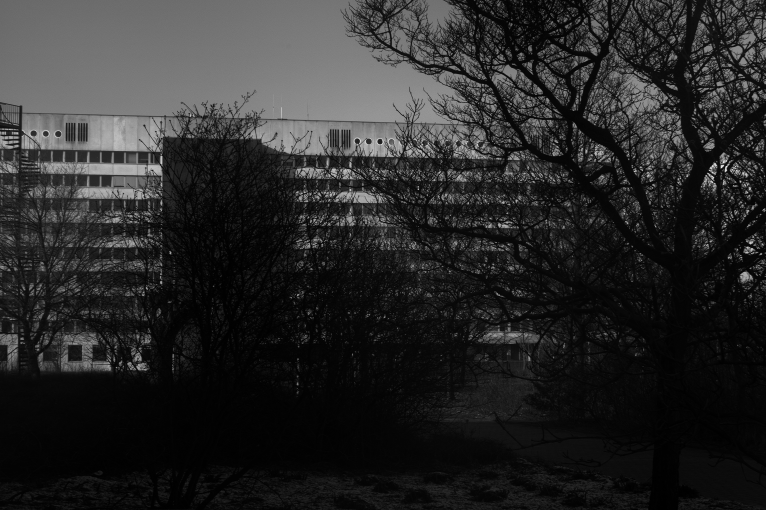
#> input picture ex1/images/imk00001.tiff, 1532 x 1020 px (shown at 1/2 size); its folder holds only this picture in this run
$ python ex1_6.py   (Python 2 division)
#> lines starting #> are read from the running program, lines starting #| are printed output that depends on the picture
### ex1/image_tools.py
import Image
import numpy as np
import glob
import random

def load_image(path):
    """Loads an image form specified path and converts it to a matrix."""
#> called with path = 'ex1/images/imk00001.tiff'
    im = Image.open(path)
#> im is the input picture: PIL image 1532x1020 I;16; min 0, max 32767, mean 5314.6
    im_ar = np.array(im.getdata())
    return np.reshape(im_ar, (im.size[1], im.size[0]))

# [4 lines left out: function add_noise, not called in this run]

def get_random_image(path, im_type):
    """Returns a random image from database."""
    return random.choice(glob.glob(path +"*." +im_type))

def get_random_patch(image, size=None):
    """Returns a random n-by-n patch of an image."""
#> called with size = 40
    if size == None:
        maxSize     = np.min(np.shape(image))
        patchSize   = np.random.randint(1, maxSize)
    else: patchSize   = size

    xInd        = np.random.randint(1, np.shape(image)[0]-patchSize)
#> xInd = 685
    yInd        = np.random.randint(1, np.shape(image)[1]-patchSize)
#> yInd = 560
    return image[xInd:xInd+patchSize, yInd:yInd+patchSize]
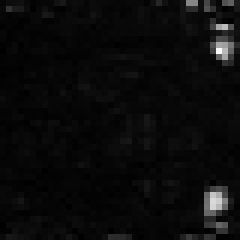
#> returned value: shape (40, 40) int64 (shown 6 times larger); min 137, max 14594, mean 791.5; drawn with min black and max white

def norm_patch(patch):
    """Normalizes a patch to zero mean and unitary variance."""
    return (patch-np.mean(patch))/np.std(patch)

# [6 lines left out: function norm_patch_set, not called in this run]

### ex1/ex1_6.py
import mdp
import numpy as np
import pylab as plt
from image_tools import *

"""Performs a PCA on natural image, white noise, and filtered
white noise patches in vector representation. Uses 5000 40 x 40 patches and
analyzes the first 25 basis vectors."""

image_path  = "/home/mohbf/images/"
img_type    = "tiff"
plt.rcParams['image.interpolation'] = 'nearest'

numberPatches = 5000
patchSize     = 40
patches       = []

for i in range(numberPatches):
    currentImg = get_random_image(image_path, img_type)
    currentImg = load_image(currentImg)

    patch = get_random_patch(currentImg, patchSize)
#> (the run stopped early here; a loop or call above may not have finished)

$ run again, on ex1/images/imk00005.tiff
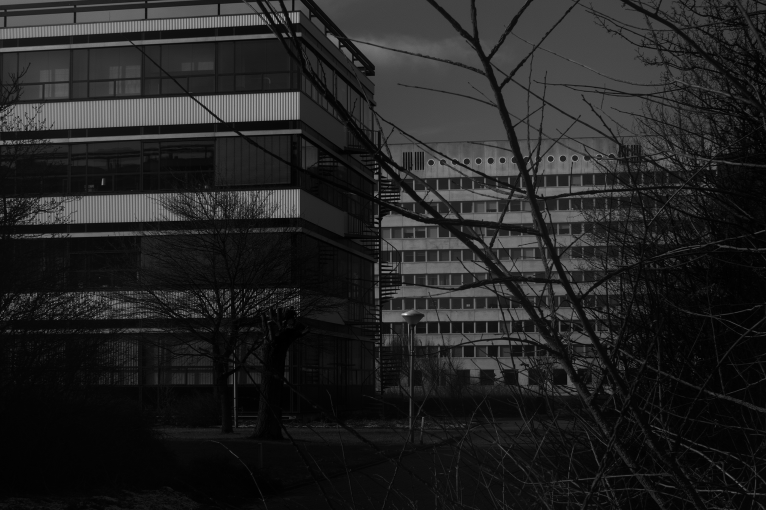
#> input picture ex1/images/imk00005.tiff, 1532 x 1020 px (shown at 1/2 size)
#> in load_image, im is the input picture: PIL image 1532x1020 I;16; min 0, max 32767, mean 4510.4
#> in get_random_patch, `return image[xInd:xInd+patchSize, yInd:yInd+patchSize]`:
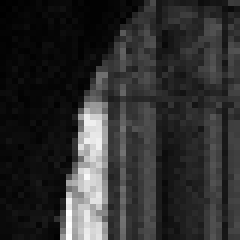
#> returned value: shape (40, 40) int64 (shown 6 times larger); min 23, max 5038, mean 951.6; drawn with min black and max white

$ run again, on ex1/images/imk00006.tiff
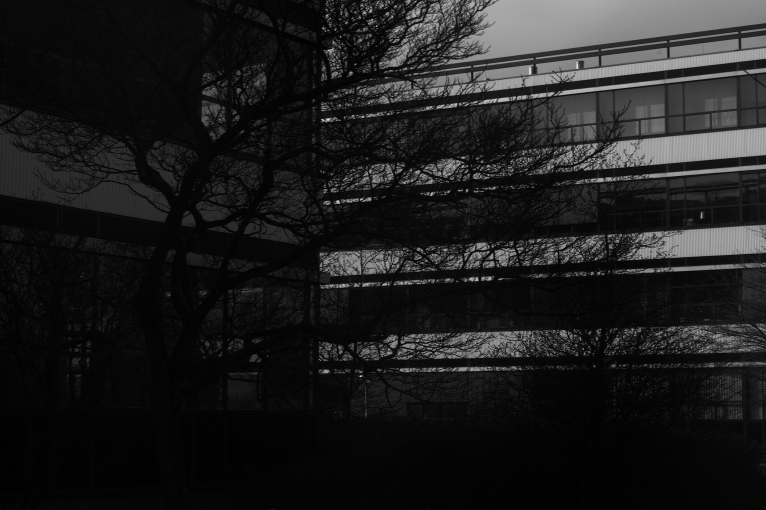
#> input picture ex1/images/imk00006.tiff, 1532 x 1020 px (shown at 1/2 size)
#> in load_image, im is the input picture: PIL image 1532x1020 I;16; min 0, max 32767, mean 3783.7
#> in get_random_patch, `return image[xInd:xInd+patchSize, yInd:yInd+patchSize]`:
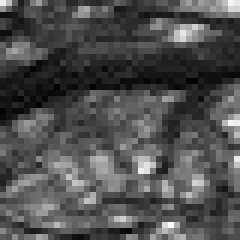
#> returned value: shape (40, 40) int64 (shown 6 times larger); min 312, max 2450, mean 980.3; drawn with min black and max white

$ run again, on ex1/images/imk00007.tiff
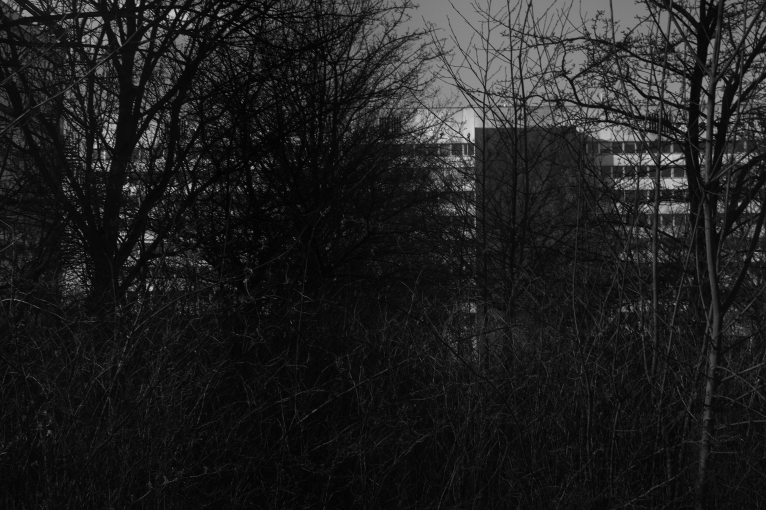
#> input picture ex1/images/imk00007.tiff, 1532 x 1020 px (shown at 1/2 size)
#> in load_image, im is the input picture: PIL image 1532x1020 I;16; min 4, max 32767, mean 4123.6
#> in get_random_patch, `return image[xInd:xInd+patchSize, yInd:yInd+patchSize]`:
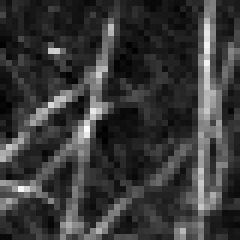
#> returned value: shape (40, 40) int64 (shown 6 times larger); min 533, max 5350, mean 1619.2; drawn with min black and max white

$ run again, on ex1/images/imk00002.tiff
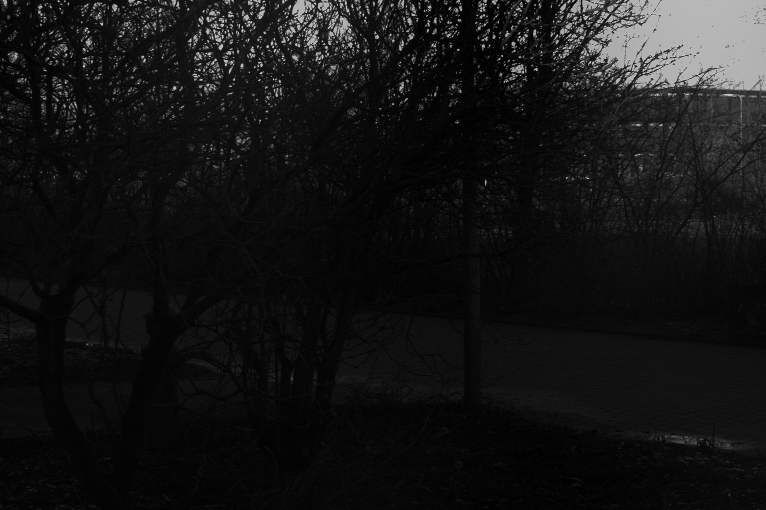
#> input picture ex1/images/imk00002.tiff, 1532 x 1020 px (shown at 1/2 size)
#> in load_image, im is the input picture: PIL image 1532x1020 I;16; min 0, max 32767, mean 2772.8
#> in get_random_patch, `return image[xInd:xInd+patchSize, yInd:yInd+patchSize]`:
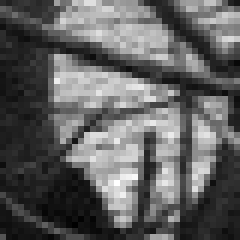
#> returned value: shape (40, 40) int64 (shown 6 times larger); min 434, max 3066, mean 1432.6; drawn with min black and max white
